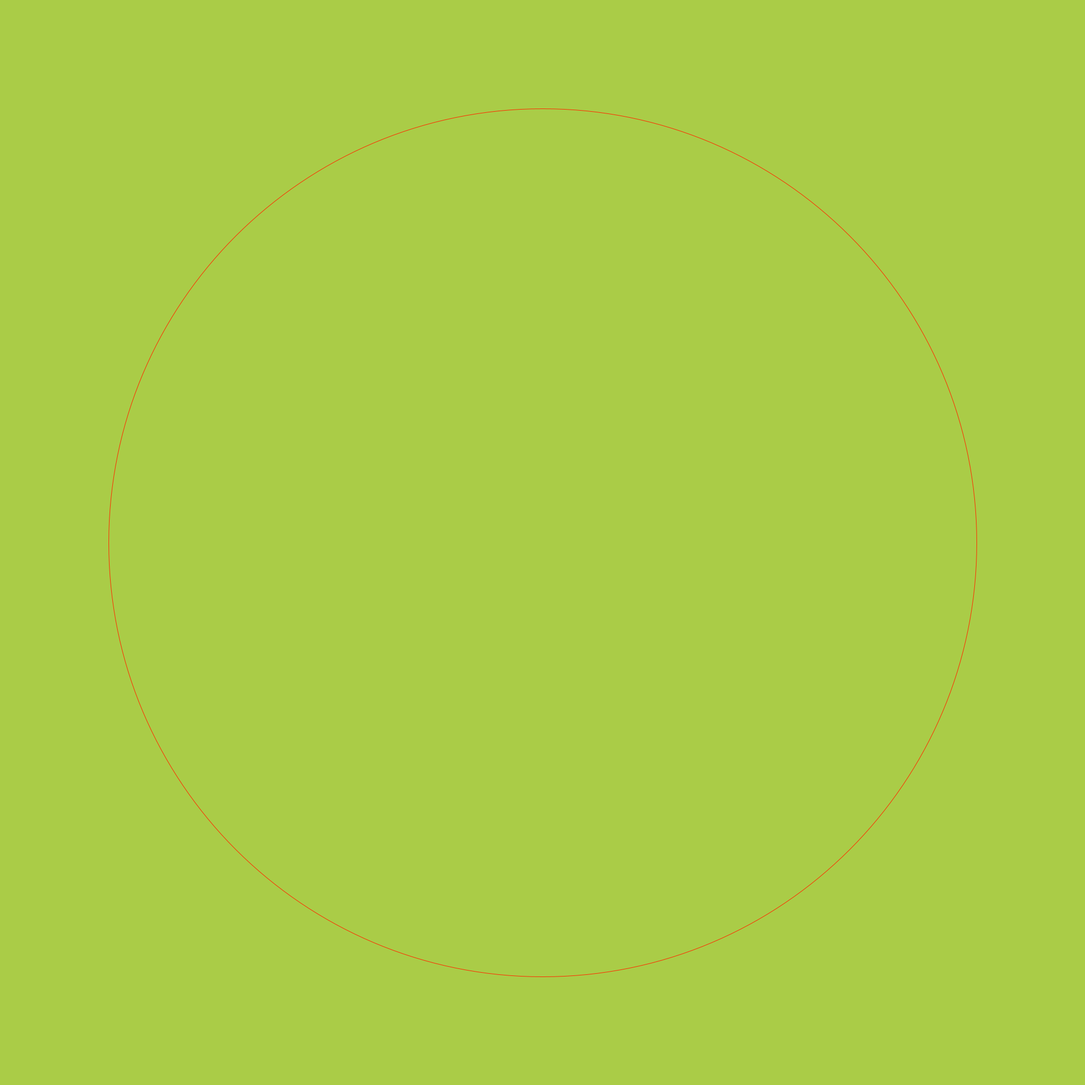
Frame 1 (no input)
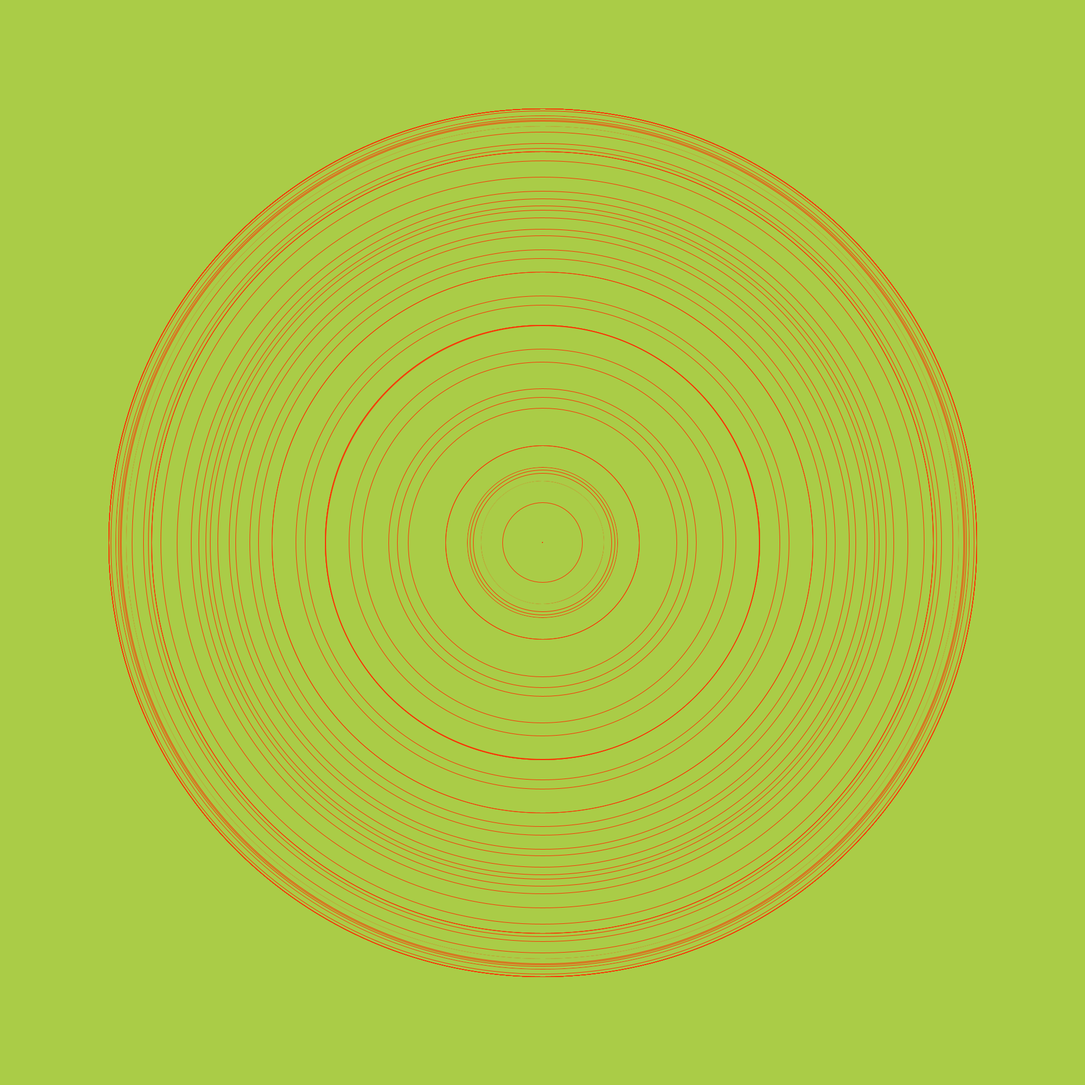
Frame 60 (the mouse pressed at the canvas centre just before this capture)
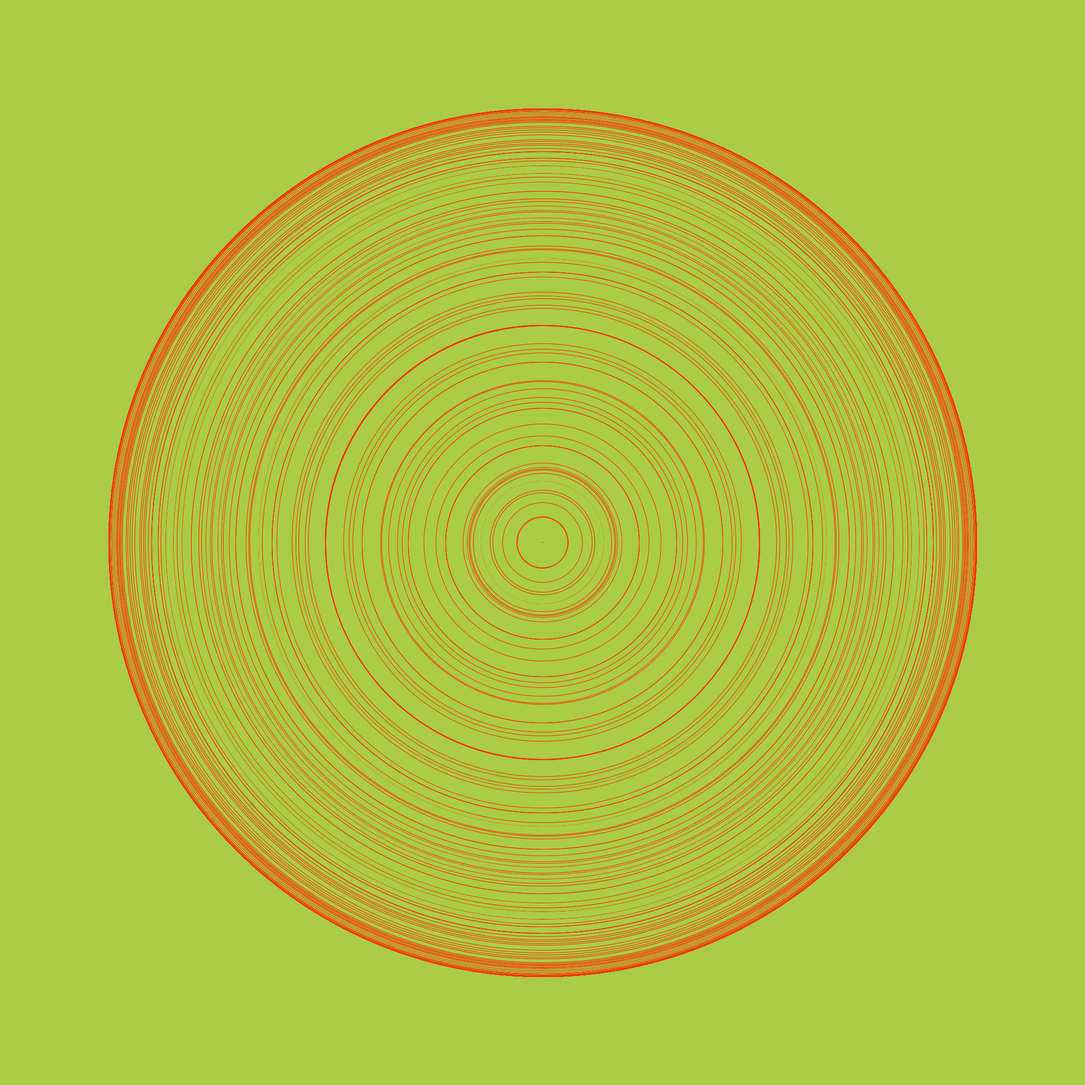
Frame 120 (the mouse held since frame 60 and released just before this capture)

The Processing sketch that drew these frames (run headless with seeded random() and noise(); from frame 60 on, the mouse is pressed at the canvas centre):

// Processing sketch: interference_circle
// ── interference_circle.pde


OscAttr osc1;
String fname;

void setup() {

   colorMode(HSB, 360, 100, 100, 100);
   size(2000,2000);
   fname = String.format("C:/Users/Jason/Documents/Processing Projects/Output/interference_circle_%d%d%d%d%d.tif", year(), month(), day(), hour(), minute(), second());

   osc1 = new OscAttr(width * .8);
      
   background(75, 65, 80);
  
}

void draw() {
 // background(335, 95, 50);
  osc1.display();  
}

  void keyPressed() {
     if(key == 's') {
        save(fname);
        println(fname);
     }
  }

// ── OscAttr.pde
class OscAttr {
  
  float amp;  ///max amplitude
  float period; //rotations
  float r;
  
  float loc_x;
  float loc_y;
  
  
  OscAttr(float _amp) {
      
    loc_x = width/2;
    loc_y = height/2;
    amp = _amp;
    period = 60; // every 2 seconds?
  
  }
  
  void display() {
    r = amp * cos(TWO_PI * period/frameCount);
    println(r, frameCount);
    
    noFill();
    stroke(10, 100, 100, 100);
    ellipse(loc_x, loc_y, r, r);
    
    float r_old = amp * cos(period/(frameCount-1));
    noFill();
    stroke(75, 65, 80, 100);
    ellipse(loc_x, loc_y, r_old, r_old);
    
    
  }
  
}
